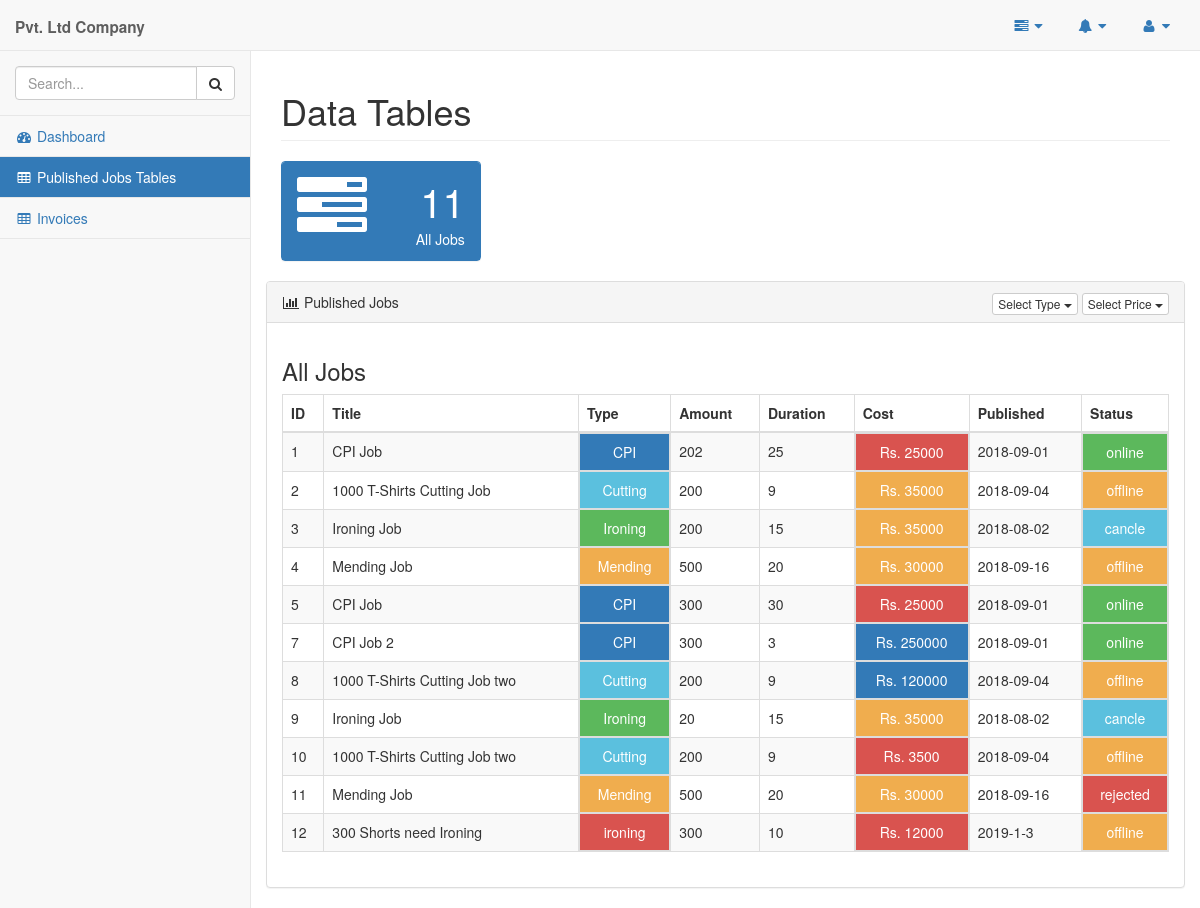
The app's page /pages/company_tables.php, older data.
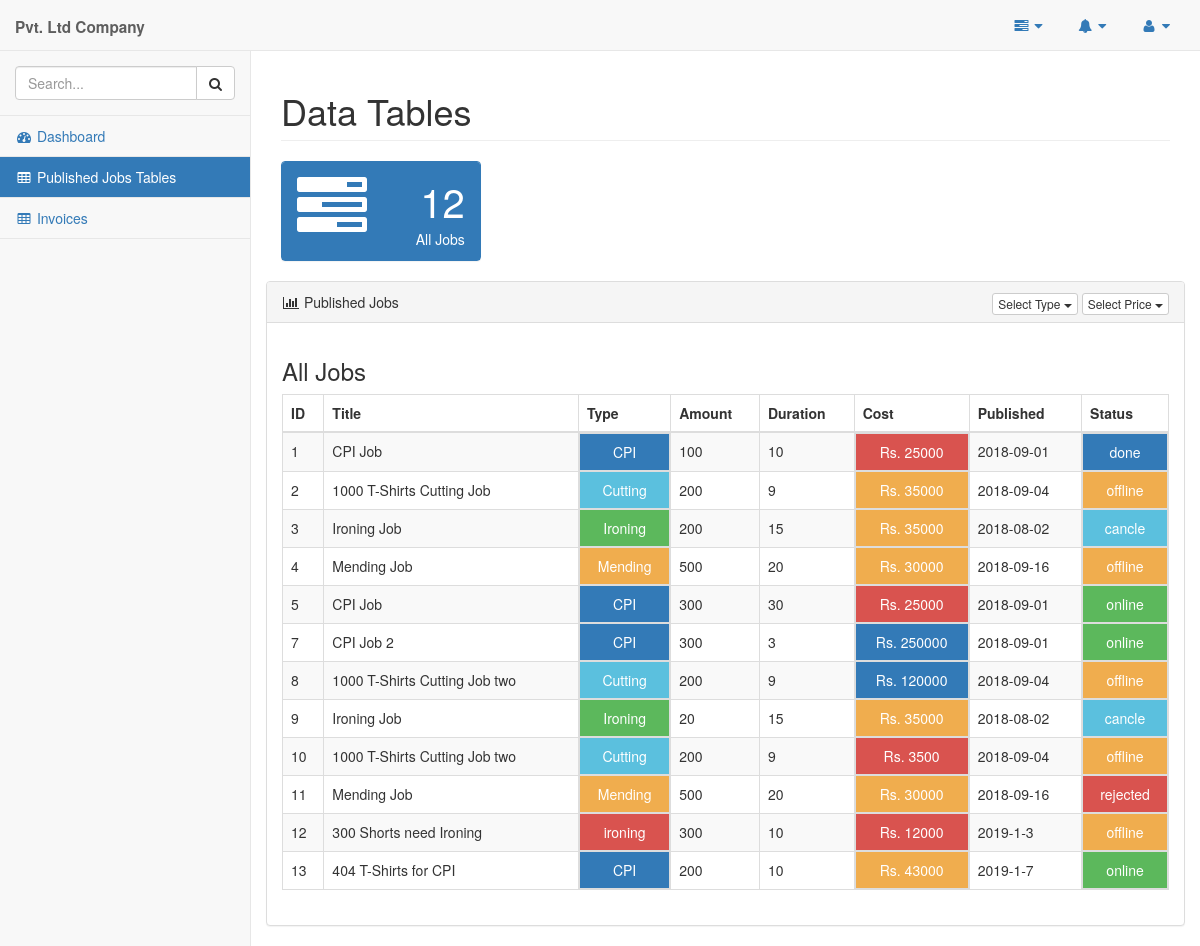
The same page, newer data.
### tables this page shows
CREATE TABLE `company_job` (
  `jobID` int(11) NOT NULL,
  `jobTitle` varchar(45) DEFAULT NULL,
  `jobType` varchar(45) DEFAULT NULL,
  `jobAmount` varchar(45) DEFAULT NULL,
  `jobPeriod` varchar(45) DEFAULT NULL,
  `jobPrice` int(45) DEFAULT NULL,
  `jobDate` varchar(45) DEFAULT NULL,
  `jobStatus` varchar(45) DEFAULT NULL,
  `comID` varchar(10) NOT NULL,
  `supID` varchar(45) NOT NULL
);

### pages/query_boxes/company_all_published_jobs.php (the view)
<?php
    $queryJob="SELECT * FROM company_job";
    $resultJob=mysqli_query($conn,$queryJob);
    if(mysqli_num_rows($resultJob)>0){
        while($rowJob=mysqli_fetch_assoc($resultJob)){
            $status="danger";
            if($rowJob['jobStatus']=="offline"){
                $status="warning";
            }else if($rowJob['jobStatus']=="online"){
                $status="success";
            }else if($rowJob['jobStatus']=="cancle"){
                $status="info";
            }else if($rowJob['jobStatus']=="rejected"){
                $status="danger";
            }else if($rowJob['jobStatus']=="done"){
                $status="primary";
            }
            $cost="danger";
            if($rowJob['jobPrice']>100000){
                $cost="primary";
            }else if($rowJob['jobPrice']>75000){
                $cost="info";
            }else if($rowJob['jobPrice']>50000){
                $cost="success";
            }else if($rowJob['jobPrice']>25000){
                $cost="warning";
            }
            $type="danger";
            if($rowJob['jobType']=="CPI"){
                $type="primary";
            }else if($rowJob['jobType']=="Cutting"){
                $type="info";
            }else if($rowJob['jobType']=="Ironing"){
                $type="success";
            }else if($rowJob['jobType']=="Mending"){
                $type="warning";
            }
            echo "<tr>
                    <td>".$rowJob['jobID']."</td>
                    <td>".$rowJob['jobTitle']."</td>
                    <td class='btn btn-$type' style='width:100%;border-radius:0'>".$rowJob['jobType']."</td>
                    <td>".$rowJob['jobAmount']."</td>
                    <td>".$rowJob['jobPeriod']."</td>
                    <td class='btn btn-$cost' style='width:100%;border-radius:0'>Rs. ".$rowJob['jobPrice']."</td>
                    <td>".$rowJob['jobDate']."</td>
                    <td class='btn btn-$status' style='width:100%;border-radius:0'>".$rowJob['jobStatus']."</td>
                </tr>";
        }
    }
?>

### pages/company_tables.php (shortened to what this page needs)
<!DOCTYPE html>
<html lang="en">
<head>
    <link href="vendor/bootstrap/css/bootstrap.min.css" rel="stylesheet">
    <link href="vendor/metisMenu/metisMenu.min.css" rel="stylesheet">
    <link href="../dist/css/sb-admin-2.css" rel="stylesheet">
    <link href="vendor/morrisjs/morris.css" rel="stylesheet">
    <link href="vendor/font-awesome/css/font-awesome.min.css" rel="stylesheet" type="text/css">
</head>
<body>
    <div id="wrapper">
        <nav class="navbar navbar-default navbar-static-top" role="navigation" style="margin-bottom: 0">
            <div class="navbar-header">
                <a class="navbar-brand" href="index.html"><strong><?=$_SESSION['userName']?><Small> Pvt. Ltd Company</Small></strong></a>
            </div>
            <ul class="nav navbar-top-links navbar-right">
                <li class="dropdown">
                    <a class="dropdown-toggle" data-toggle="dropdown" href="#">
                        <i class="fa fa-tasks fa-fw"></i> <i class="fa fa-caret-down"></i>
                    </a>
                </li>
                <li class="dropdown">
                    <a class="dropdown-toggle" data-toggle="dropdown" href="#">
                    <span class id="count" ></span><i class="fa fa-bell fa-fw"></i> <i class="fa fa-caret-down"></i>
                    </a>
                </li>
                <li class="dropdown">
                    <a class="dropdown-toggle" data-toggle="dropdown" href="#">
                        <i class="fa fa-user fa-fw"></i> <i class="fa fa-caret-down"></i>
                    </a>
                </li>
            </ul>
            <div class="navbar-default sidebar" role="navigation">
                <div class="sidebar-nav navbar-collapse">
                    <ul class="nav" id="side-menu">
                        <li class="sidebar-search">
                            <div class="input-group custom-search-form">
                                <input type="text" class="form-control" placeholder="Search...">
                                <span class="input-group-btn">
                                <button class="btn btn-default" type="button">
                                    <i class="fa fa-search"></i>
                                </button>
                            </span>
                            </div>
                        </li>
                        <li>
                            <a href="company.php"><i class="fa fa-dashboard fa-fw"></i> Dashboard</a>
                        </li>
                        <li class="bg-primary">
                            <a style="color:white" href="#"><i class="fa fa-table fa-fw"></i> Published Jobs Tables</a>
                        </li>
                        <li>
                            <a href="./company_invoices.php"><i class="fa fa-table fa-fw"></i> Invoices</a>
                        </li>
                    </ul>
                </div>
            </div>
        </nav>
        <div id="page-wrapper">
            <div class="row">
                <div class="col-lg-12">
                    <h1 class="page-header">Data Tables</h1>
                </div>
            </div>
           <div class="row">
                <div class="col-lg-3 col-md-6">
                    <div class="panel panel-primary" >
                        <div class="panel-heading">
                            <div class="row">
                                <div class="col-xs-3">
                                    <i class="fa fa-tasks fa-5x"></i>
                                </div>
                                <div class="col-xs-9 text-right">
                                    <div class="huge">
                                    <?php
                                        require_once '../db_config/config.php';
                                        require_once './query_boxes/company_all_jobs_count.php';
                                    ?>  </div>
                                    <div>All Jobs</div>
                                </div>
                            </div>
                        </div>
                    </div>
                </div>
            </div>
             <div class="row">
            <div id="published" class="row">
                <div class="col-lg-12">
                    <div class="panel panel-default">
                       <div class="panel-heading">
                            <i class="fa fa-bar-chart-o fa-fw"></i> Published Jobs
                            <div class="pull-right">
                                <div class="btn-group">
                                    <button type="button" class="btn btn-default btn-xs dropdown-toggle" data-toggle="dropdown">
                                        Select Type
                                        <span class="caret"></span>
                                    </button>
                                </div>
                                <div class="btn-group">
                                    <button type="button" class="btn btn-default btn-xs dropdown-toggle" data-toggle="dropdown">
                                        Select Price
                                        <span class="caret"></span>
                                    </button>
                                </div>
                            </div>
                        </div>
                        <div class="panel-body" id="all">
                            <div class="row">
                                <div class="col-lg-12">
                                    <h3>All Jobs</h3>
                                    <div class="table-responsive">
                                        <table class="table table-bordered table-hover table-striped">
                                            <thead>
                                                <tr>
                                                    <th>ID</th>
                                                    <th>Title</th>
                                                    <th>Type</th>
                                                    <th>Amount</th>
                                                    <th>Duration</th>
                                                    <th>Cost</th>
                                                    <th>Published</th>
                                                    <th>Status</th>
                                                </tr>
                                            </thead>
                                            <tbody>
                                                 <?php
                                                        require_once('../db_config/config.php');
                                                        require_once('./query_boxes/company_all_published_jobs.php');
                                                ?>
                                            </tbody>
                                        </table>
                                    </div>
                                </div>
                            </div>
                        </div>
                    </div>
                </div>
                 </div>
            </div>
        </div>
    </div>
</body>
</html>

### pages/query_boxes/company_all_jobs_count.php
<?php
    $query="SELECT COUNT(jobID) AS jobCount FROM company_job";
    $result=mysqli_query($conn,$query);
    if(mysqli_num_rows($result)>0){
        $row=mysqli_fetch_assoc($result);
        echo $row['jobCount'];
    }
?>

Row changes from the older to the newer data that the page shows:
changed company_job id 1: jobAmount "202" → "100"; jobPeriod "25" → "10"; jobStatus "online" → "done"
added company_job: jobID "13", jobTitle "404 T-Shirts for CPI", jobType "CPI", jobAmount "200", jobPeriod "10", jobPrice "43000", jobDate "2019-1-7", jobStatus "online"
Text that changed along with them:
$row['jobCount']: "11" → "12"
